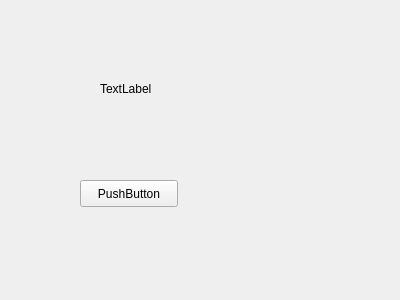
<?xml version="1.0" encoding="UTF-8"?>
<ui version="4.0">
 <class>Form</class>
 <widget class="QWidget" name="Form">
  <property name="geometry">
   <rect>
    <x>0</x>
    <y>0</y>
    <width>400</width>
    <height>300</height>
   </rect>
  </property>
  <property name="windowTitle">
   <string>Form</string>
  </property>
  <widget class="QPushButton" name="pushButton">
   <property name="geometry">
    <rect>
     <x>80</x>
     <y>180</y>
     <width>98</width>
     <height>27</height>
    </rect>
   </property>
   <property name="text">
    <string>PushButton</string>
   </property>
  </widget>
  <widget class="QLabel" name="label">
   <property name="geometry">
    <rect>
     <x>100</x>
     <y>80</y>
     <width>66</width>
     <height>17</height>
    </rect>
   </property>
   <property name="text">
    <string>TextLabel</string>
   </property>
  </widget>
 </widget>
 <customwidgets>
  <customwidget>
   <class>MyPlugin</class>
   <extends>Plugin</extends>
   <header>rqt_mypkg.mainwindow</header>
  </customwidget>
 </customwidgets>
 <resources/>
 <connections/>
</ui>
